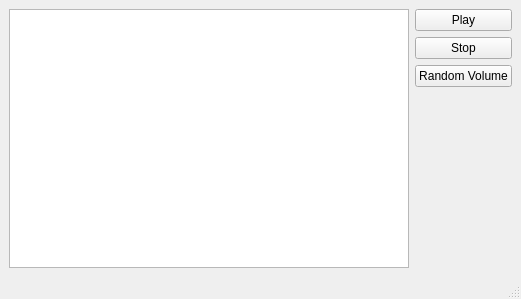
<?xml version="1.0" encoding="UTF-8"?>
<ui version="4.0">
 <class>MainWindow</class>
 <widget class="QMainWindow" name="MainWindow">
  <property name="geometry">
   <rect>
    <x>0</x>
    <y>0</y>
    <width>521</width>
    <height>299</height>
   </rect>
  </property>
  <property name="windowTitle">
   <string>MainWindow</string>
  </property>
  <widget class="QWidget" name="centralwidget">
   <layout class="QGridLayout" name="gridLayout">
    <item row="1" column="2">
     <widget class="QPushButton" name="Play">
      <property name="enabled">
       <bool>true</bool>
      </property>
      <property name="text">
       <string>Play</string>
      </property>
     </widget>
    </item>
    <item row="3" column="2">
     <widget class="QPushButton" name="randomVolume">
      <property name="text">
       <string>Random Volume</string>
      </property>
     </widget>
    </item>
    <item row="2" column="2">
     <widget class="QPushButton" name="Stop">
      <property name="text">
       <string>Stop</string>
      </property>
     </widget>
    </item>
    <item row="1" column="0" rowspan="4">
     <widget class="QListWidget" name="listWidget"/>
    </item>
   </layout>
  </widget>
  <widget class="QStatusBar" name="statusbar"/>
 </widget>
 <tabstops>
  <tabstop>listWidget</tabstop>
  <tabstop>Play</tabstop>
  <tabstop>Stop</tabstop>
  <tabstop>randomVolume</tabstop>
 </tabstops>
 <resources/>
 <connections/>
</ui>
